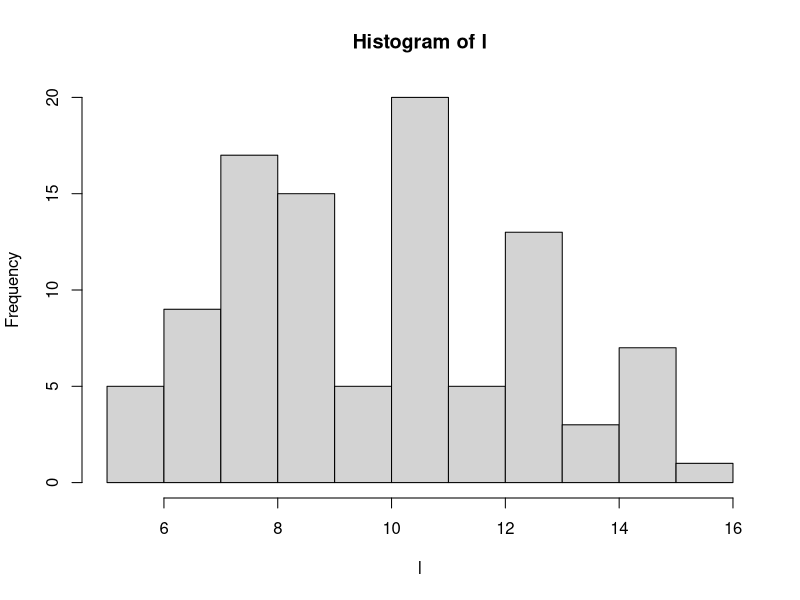

The R script that drew this image:
## ---- chunk 1
(1 + sqrt(5))/2
## ---- chunk 2
1/0
-1/0
## ---- chunk 3
# NaN é o resultado de uma operação matemática inválida. Significa Not A Number
0/0
# NULL é o vazio do R. É como se o objeto não existisse
NULL
a = NULL
is.null(integer(length = 0)) # veja que um vetor, mesmo sem elementos não é NULL
# NA é uma constante lógica do R. Siginifica Not Availlable. NA pode ser 
# convertido para quase todos os tipos de vetores do R. É usado principalmente para
# indicar valores faltantes.
NA
# Inf é significa infinito. É o resultado de operações matemáticas cujo limite é infinito.
1/0
1/Inf
## ---- chunk 4
5 + (3 * 10) %/% 3 == 15
## ---- chunk 5
x <- 4
if(x == 4) {
  'isso aqui apareceu'
}
x
## ---- chunk 6
for (i in 1:4){
  if(i %% 2 == 0){
    print(paste(i, "elefante(s)", paste(rep("incomoda(m)", times = i), collapse = " "), "muito mais"))
  } else {
   print(paste(i, "elefante(s) incomoda(m) muita gente")) 
  }
}
## ---- chunk 7
x <- c(1, 20, 40, 50, 60)
## ---- chunk 8
x <- runif(100)
## ---- chunk 9
mean(x)
## ---- chunk 10
x <- c(runif(99), NA)
mean(x, na.rm = T)
## ---- chunk 11
media <- function(x){
  i <- 1
  tamanho <- length(x)
  soma <- 0
  for(i in 1:tamanho){
    soma <- soma + x[i]
  }
  return(soma/tamanho)
}
## ---- chunk 12
dado <- function(){
  sample(1:6, 1)
}
## ---- chunk 13
soma_dados <- function(n){
  soma <- 0
  for(i in 1:n){
    soma <- soma + sample(1:6, 1)
  }
  return(soma)
}
## ---- chunk 14
resultados <- integer(length = 100)
l <- sapply(1:100, function(i) soma_dados(3))
hist(l)
